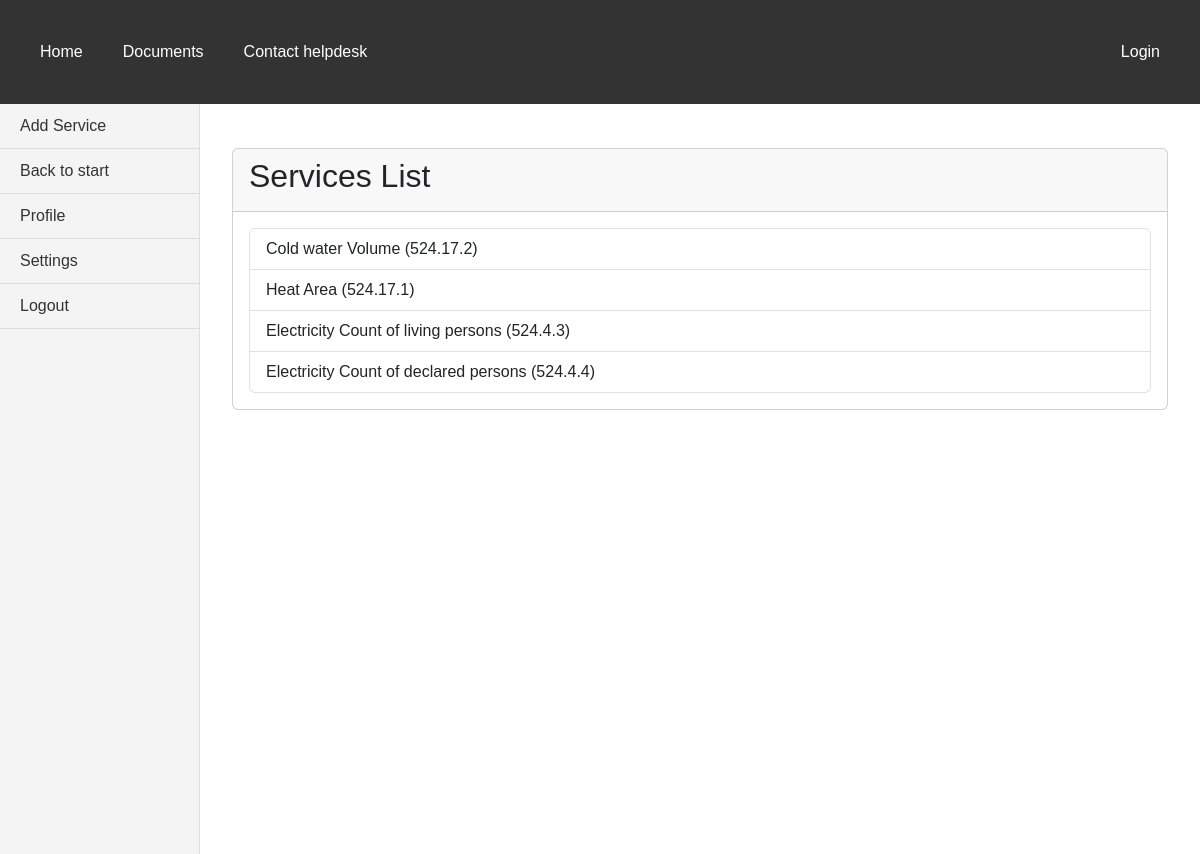
/bills/services/, run on the app's committed database.
### bills/models.py (models this page shows)
class Service(models.Model):
    house = models.ForeignKey(House, on_delete=models.CASCADE, default=None)
    NAME_CHOICES = [(None, 'Select service'), ('cold_water', 'Cold water'), ('electricity', 'Electricity'), ('hot_water', 'Hot water'), ('heat', 'Heat'), ('other', 'Other')]
    name = models.CharField(max_length=30, choices=NAME_CHOICES, validators=[MinLengthValidator(3, 'Must be at least 3 characters')])
    provider = models.ForeignKey(Provider, on_delete=models.PROTECT, default=None)
    CHOICES = [
        ('object_count', 'Count of objects (524.4.1)'),
        ('part_of_house', 'Part of house (524.4.2)'),
        ('living_person_count', 'Count of living persons (524.4.3)'),
        ('declared_person_count', 'Count of declared persons (524.4.4)'),
        ('area', 'Area (524.17.1)'),
        ('heated_area', 'Heated area'),
        ('volume', 'Volume (524.17.2)'),
        ('one_time_payment', 'One time payment'),
    ]
    service_type = models.CharField(max_length=30, choices=CHOICES)
    measuring_units = models.CharField(max_length=15, validators=[
        MinLengthValidator(1, 'Must be at least 1 character')
    ])
    price_per_unit = models.DecimalField(max_digits=10, decimal_places=2)
    def __str__(self):
        return self.get_name_display() + '  ' + self.get_service_type_display()

### bills/views.py (the view)
# urls.py: path("services/", views.ServiceListView.as_view(), name='services'),
class ServiceListView(ListView):
    model = Service
    template_name = 'service_list.html'
    context_object_name = "services"

### bills/templates/bills/service_list.html (shortened to what this page needs)
{% extends 'base.html' %}
{% block sidebar %}
<aside class="vertical-menu">
    <a href="{% url 'add_service' %}">Add Service</a>
    <a href="{% url 'index' %}">Back to start</a>
    <a href="#">Profile</a>
    <a href="#">Settings</a>
    <a href="#">Logout</a>
</aside>
{% endblock %}
{% block content %}
<div class="container mt-4">
    <div class="card">
        <div class="card-header">
            <h2>Services List</h2>
        </div>
        <div class="card-body">
            <div class="list-group">
                {% for item in object_list %}
                    <a href="{% url 'service_update' house.id item.pk %}" class="list-group-item list-group-item-action">
                        {{ item }}
                    </a>
                {% endfor %}
            </div>
        </div>
    </div>
</div>
{% endblock %}

### static/css/styles.css (style rules this page uses)
body { margin: 0; font-family: Arial, sans-serif; display: flex; flex-direction: column; }
.vertical-menu { width: 200px; background-color: #f4f4f4; padding: 0; margin: 0; border-right: 1px solid #ddd; display: flex; flex-direction: column; min-height: calc(100vh - 50px); }
.vertical-menu a { padding: 10px 20px; text-decoration: none; color: #333; border-bottom: 1px solid #ddd; }

### data on the page
Service: name+service_type "Cold water Volume (524.17.2)"
Service: name+service_type "Heat Area (524.17.1)"
Service: name+service_type "Electricity Count of living persons (524.4.3)"
Service: name+service_type "Electricity Count of declared persons (524.4.4)"
